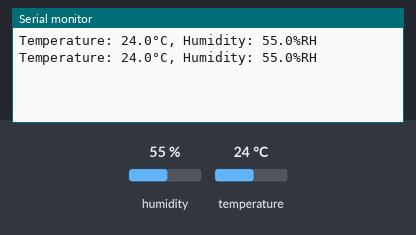
The sketch below on a simulated Arduino Uno, built with avr-gcc and run on an emulated ATmega328P. Parts: the last lines printed to the serial monitor. Inputs (shaded band) come from the test bench; at power-on: humidity 55 %, temperature 24 °C.

Above: at 2.8 s.
2.9 s: humidity set to 22 %
At 5.2 s:
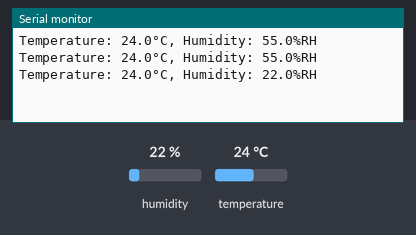
5.6 s: temperature set to 12 °C
At 7.2 s:
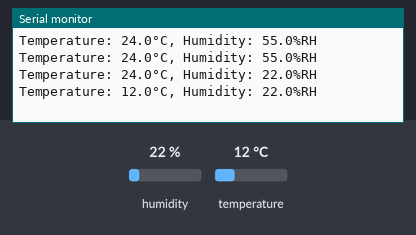
8.3 s: humidity set to 40 %
At 11.1 s:
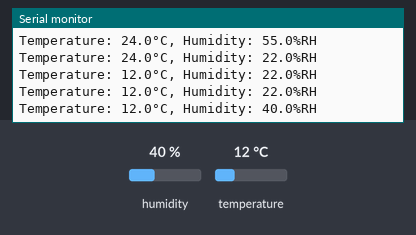
Timing chart, 0 to 12.6 s (numbered marks = the images above; inputs shaded):
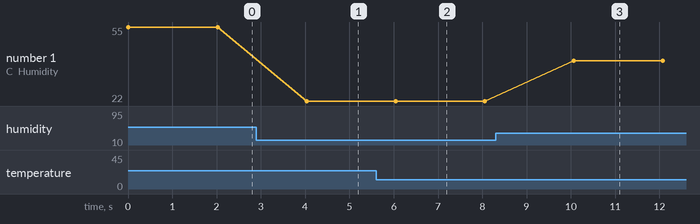

Measured:
- after the input at 2.9 s, the serial monitor: prints a new line after 1.1 s (image 1)
- after the input at 5.6 s, the serial monitor: prints a new line after 0.44 s (image 2)
- after the input at 8.3 s, the serial monitor: prints a new line after 1.8 s (image 3)
- plotted number 1: 55 → 22 after the input at 2.9 s, 22 → 40 after the input at 8.3 s

The sketch:

04._DHT11.ino
```cpp
#include "DHTesp.h"

DHTesp dht;
const byte DHTPin = 17;

void setup() {
  Serial.begin(9600);
  dht.setup(DHTPin, DHTesp::DHT11);
}

void loop() {
  TempAndHumidity getValues = dht.getTempAndHumidity();
  Serial.print("Temperature: ");
  Serial.print(getValues.temperature, 1);
  Serial.print("°C, Humidity: ");
  Serial.print(getValues.humidity, 1);
  Serial.println("%RH");
  delay(2000);
}
```
